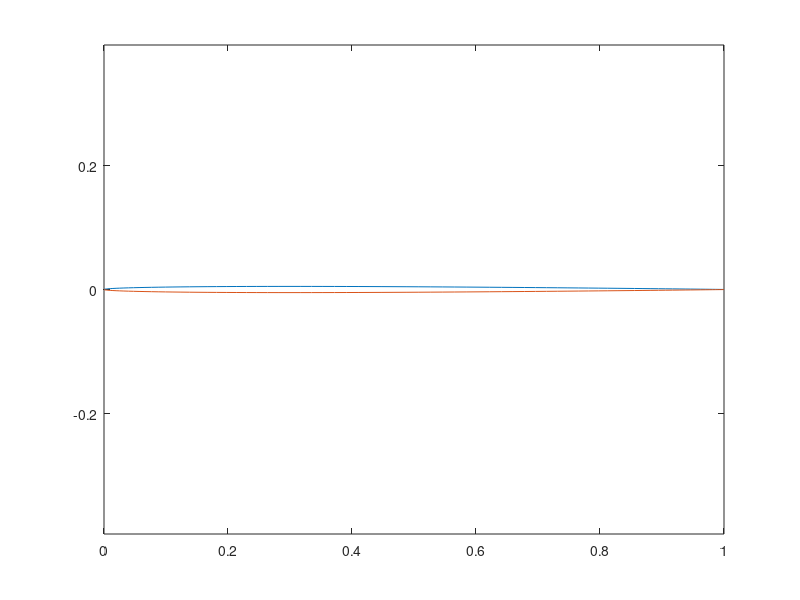

Recreate this plot in MATLAB. (Note: this script raises an error after producing the figure.)

% get airfoil points to build the cascade
%

% NACA 4 digit series for now 

t = .01;
m = .00;
p = .0;
% m = .11;
% p = .45;


%vinf = 1;  % freestream velocity
%alp = 0*pi/180;   % freestream angle of attack


%chi = -20*pi/180;
%chi = -6*pi/180;
% 
% dx = .01;
% 
% xf = [0:dx:1*p];
% xa = [1*p+dx:dx:1];
% 
% x = [xf xa];

% this will work for symmetric airfoils 
% theven = [0 : .04 : pi];
% x = - cos(theven)/2 + .5;
% xf = 0;
% xa = x(2:end); 

%theta for break point  p = -cos(theven)/2 + .5

%dth = 0.04
xnums = 80;


thbreak = acos(-(p - .5)*2);

if thbreak == 0
    thbreak=1
end


thfrac = thbreak/pi;
nbefore = round(xnums*thfrac)
nafter = xnums - nbefore;
dthbef = thbreak/(nbefore);
thf = [0 : dthbef : thbreak];
dthaft = (pi - thbreak)/(nafter);
tha = [thbreak + dthaft : dthaft : pi];
xf = -cos(thf)/2 + .5;
xa = -cos(tha)/2 + .5;
x = [xf xa];
numb = length(x);

yt = t/.2*(.2969*sqrt(x) - .126*x - .35160*x.^2 + .28430*x.^3 - .1015*x.^4);

if (m == 0) 
    ycf = 0*xf;
    yca = 0*xa;
    dycf = 0*xf;
    dyca = 0*xa;
else
    ycf = m/p^2 *(2*p*xf - xf.^2);
    yca = m/(1-p)^2*( (1-2*p) + 2*p*xa - xa.^2);


    dycf = m/p^2*(2*p-2*xf);
    dyca = m/(1-p)^2*(2*p - 2*xa);
end

yc = [ycf yca];
dyc = [dycf dyca];

thet = atan(dyc);

xu = x - yt.*sin(thet);
yu = yc + yt.*cos(thet);

xl = x + yt.*sin(thet);
yl = yc - yt.*cos(thet);

plot(xu,yu, xl,yl);
axis equal;

% Now put points from trailing edge around bottom and then around top back
% to trailing edge. 

xaf = [fliplr(xl) xu(2:end)] -.5 ;
yaf = [fliplr(yl) yu(2:end)];

%close trailing edge
yave = (yaf(end) - yaf(1))/2 + yaf(1);
yaf(end) = yave;
yaf(1) = yave;
xaf(end) = xaf(1);
% Add stagger if there is any


% put in the PG transform here ... (then the chi)
yaf = yaf*beta;


xaf2 = xaf*cos(chi) - yaf*sin(chi) ;
yaf2 = xaf*sin(chi) + yaf*cos(chi) ;

figure(1)
plot(xaf2,yaf2)
%axis equal;
 hold on;
% set spacing (based on chord = 1) and repeat to create cascade of foils


% h = 1;
% for j = 1:4
%     yafs(j,:) = yaf2 +(j -1)*h;
%     
%     plot(xaf2, (yafs(j,:)));
%    
% end
% 
% % Form the complex variable and do the transformation
% 
% z1 = xaf2 + 1i*yaf2;
% 
% z2 = tanh(pi * z1/h);
% xnew = real(z2);
% ynew = imag(z2);
% figure(2)
% plot(xnew,ynew,'+');
% axis equal
  

xnew = xaf2;
ynew = yaf2;

% set trailing edge point 
%slope2 = (ynew(3) - ynew(2))/(xnew(3) - xnew(2));
%slope3 = (ynew(end-1) - ynew(end-2))/(xnew(end-1) - xnew(end-2));
%xnew(1) = (-ynew(2) + ynew(end-1) + xnew(2)*slope2 - xnew(end-1)*slope3)/ ...
%    (slope2 - slope3);
%ynew(1) = slope2 * (xnew(1) - xnew(2)) + ynew(2);

%xnew(end) = xnew(1);
%ynew(end) = ynew(1)

%this is a fudge here so that the asymp solver works - it needs airfoil
%going from 0 to 2 even after it is rotated (I think ) 
stretchfac = (max(xnew)-min(xnew))/1.0;
xnew = xnew/stretchfac;
ynew = ynew/stretchfac;


% ynew(1) = 0;
% ynew(end) = 0;
% xnew(1) = .505;
% xnew(end) = .505;
% Determine the panel angles used in Keuthe and Chow 

for j = 1: length(xnew) -1;
    
        thetpan1(j) = atan2(ynew(j+1) - ynew(j), xnew(j+1) - xnew(j));
end;
thetpan = unwrap(thetpan1);
thetpan_af = unwrap(thetpan1);
figure(3)
plot(thetpan*180/pi,'+')

% xnew and ynew and thetpan are the end points and panel angles.
% from this must get panel midpoints and lengths

xmid = xnew(1:end-1)+ (xnew(2:end) - xnew(1:end-1))/2;
ymid = ynew(1:end-1)+(ynew(2:end) - ynew(1:end-1))/2;

SJ = sqrt( ( xnew(2:end) - xnew(1:end-1) ).^2 + (ynew(2:end)-ynew(1:end-1)).^2);